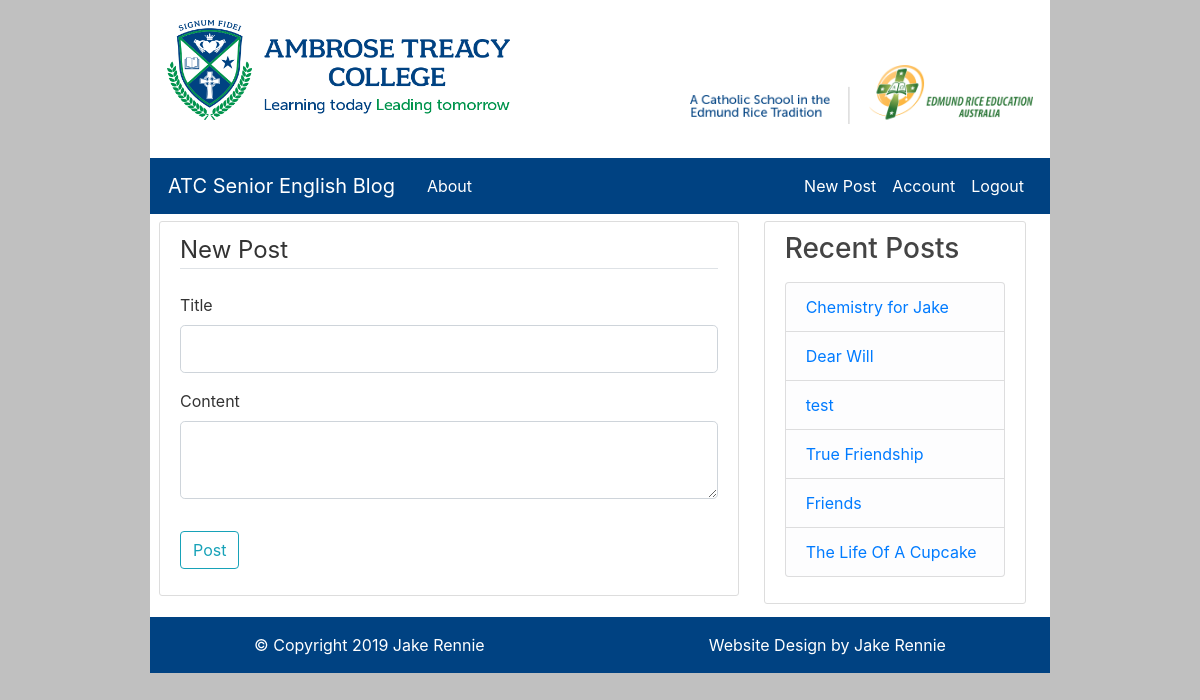
The page /post/new (signed in) on the database its author committed.
### flaskBlog/models.py (models this page shows, shortened)
class Post(db.Model):
    id = db.Column(db.Integer, primary_key=True)
    title = db.Column(db.String(100), nullable=False)
    date_posted = db.Column(db.DateTime, nullable=False)
    content = db.Column(db.Text, nullable=False)
    user_id = db.Column(db.Integer, db.ForeignKey("user.id"), nullable=True)

### flaskBlog/posts/routes.py (the view, shortened to what this page needs)
@posts.route("/post/new", methods=["GET", "POST"])
@login_required
def new_post():
    form = PostForm()
    posts = Post.query.all()
    return render_template("create_post.html", title="New Post", form=form, posts=posts, legend="New Post")

### flaskBlog/posts/forms.py
class PostForm(FlaskForm):
    title = StringField("Title", validators=[DataRequired()])
    content = TextAreaField("Content", validators=[DataRequired()])
    submit = SubmitField("Post")

### flaskBlog/models.py (called while the page is built)
@login_manager.user_loader
def load_user(user_id):
    return User.query.get(int(user_id))

### flaskBlog/templates/create_post.html (shortened to what this page needs)
{% extends 'layout.html' %}
{% block content %}
<div class="content-section">
    <form method="POST" action="">
        <fieldset class="form-group">
            <legend class="border-bottom mb-4">{{ legend }}</legend>
            <div class="form-group">
                {{ form.title.label(class="form-control-label") }}
                {% if form.title.errors %}
                {{ form.title(class="form-control form-control-lg is-invalid") }}
                <div class="invalid-feedback">
                    {% for error in form.title.errors %}
                    <span>{{ error }}</span>
                    {% endfor %}
                </div>
                {% else %}
                {{ form.title(class="form-control form-control-lg") }}
                {% endif %}
            </div>
            <div class="form-group">
                {{ form.content.label(class="form-control-label") }}
                {% if form.content.errors %}
                {{ form.content(class="form-control form-control-lg is-invalid") }}
                <div class="invalid-feedback">
                    {% for error in form.content.errors %}
                    <span>{{ error }}</span>
                    {% endfor %}
                </div>
                {% else %}
                {{ form.content(class="form-control form-control-lg") }}
                {% endif %}
            </div>
        </fieldset>
        <div class="form-group">
            {{ form.submit(class="btn btn-outline-info") }}
        </div>
    </form>
</div>
{% endblock content %}

### flaskBlog/templates/layout.html (shortened to what this page needs)
<!DOCTYPE html>
<html lang="en">
{% if title == "Administration" %}
{% set bootWidth = 12 %}
{% else %}
{% set bootWidth = 8 %}
{% endif %}
<head>
    <link rel="stylesheet" href="https://maxcdn.bootstrapcdn.com/bootstrap/4.3.1/css/bootstrap.min.css">
    <link rel="stylesheet" type="text/css" href="{{ url_for('static', filename='main.css') }}">
</head>
<body>
    <div class="container">
        <div class="banner">
            <a href="{{ url_for('main.home') }}"><img class="col-md-5 img-fluid float-left" src="\static\ATCLogo.png"
                    alt="Ambrose Treacy College"></a>
            <a href="http://www.erea.edu.au" target="_blank"><img class="col-md-5 img-fluid float-right" id="EREA"
                    src="\static\EREALogo.png" alt="A Catholic School In The Edmund Rice Tradition"></a>
        </div>
    </div>
    <header class="site-header">
        <nav class="navbar navbar-expand-md navbar-dark bg-steel sticky-top">
            <div class="container">
                <a class="navbar-brand mr-4" href="{{ url_for('main.home') }}">ATC Senior English Blog</a>
                <div class="collapse navbar-collapse" id="navbarToggle">
                    <div class="navbar-nav mr-auto">
                        <a class="nav-item nav-link" href="{{ url_for('main.about') }}">About</a>
                    </div>
                    <div class="navbar-nav">
                        {% if current_user.is_authenticated %}
                        <a class="nav-item nav-link" href="{{ url_for('posts.new_post') }}">New Post</a>
                        <a class="nav-item nav-link" href="{{ url_for('users.account') }}">Account</a>
                        <a class="nav-item nav-link" href="{{ url_for('users.logout') }}">Logout</a>
                        {% else %}
                        <a class="nav-item nav-link" href="{{ url_for('users.login') }}">Login</a>
                        <a class="nav-item nav-link" href="{{ url_for('users.register') }}">Register</a>
                        {% endif %}
                    </div>
                </div>
            </div>
        </nav>
    </header>
    <main role="main" class="container">
        <div class="row container" style="width: auto; margin-right: 0px;">
            <div class="col-md-{{ bootWidth }}" id="main">
                {% block content %}{% endblock %}
            </div>
            {% if title != "Administration" %}
            <div class="col-md-4" id="side">
                <div class="content-section">
                    <h3>Recent Posts</h3>
                    <p class='text-muted'>
                        <ul class="list-group">
                            {% for post in posts[::-1] %}
                            {% if loop.index <= 6 %}
                            <li class="list-group-item list-group-item-light"><a
                                    href="{{ url_for('posts.post', post_id=post.id) }}">{{ post.title }}</a>
                            </li>
                            {% endif %}
                            {% endfor %}
                        </ul>
                    </p>
                </div>
            </div>
            {% endif %}
        </div>
    </main>
    <footer class="site-footer">
        <nav class="navbar navbar-expand-md navbar-dark bg-steel" id="CRLinks">
            <div class="container-fluid" style="width:85%;">
                <ul class="nav navbar-nav">
                    <li class="nav-item active">
                        <a href="#" class="nav-link">&copy; Copyright 2019 Jake Rennie</a>
                    </li>
                </ul>
                <ul class="nav navbar-nav navbar-right">
                    <li class="nav-item active">
                        <a class="nav-link" target="_blank" href="https://github.com/jakecren?tab=repositories">Website
                            Design by Jake Rennie</a>
                    </li>
                </ul>
            </div>
        </nav>
    </footer>
</body>
</html>

### flaskBlog/static/main.css (style rules this page uses)
html { width: 75% !important; margin: auto !important; background-color: #c0c0c0 !important; }
.banner { height: 150px; padding-top: 20px; margin-bottom: 8px; background-color: #FFFFFF; }
#EREA { padding-top: 45px; }
#title { padding-left: 7px; padding-top: 10px; margin-bottom: 15px; }
#main { padding-right: 0px; }
.container { padding-left: 2px; padding-right: 2px; }
body { background: #ffffff; color: #333333; }
h1, h2, h3, h4, h5, h6 { color: #444444; }
.bg-steel { background-color: #004282; }
.site-header .navbar-nav .nav-link { color: #fff; }
.content-section { background: rgb(255, 255, 255); padding: 10px 20px; border: 1px solid #dddddd; border-radius: 3px; margin-top: 7px; margin-bottom: 13px; margin-left: 5px; margin-right: 5px; }

### rows shown on the page
Post: title "Chemistry for Jake"
Post: title "Dear Will"
Post: title "test"
Post: title "True Friendship"
Post: title "Friends"
Post: title "The Life Of A Cupcake"

### other values the page prints
{{ legend }} "New Post"
